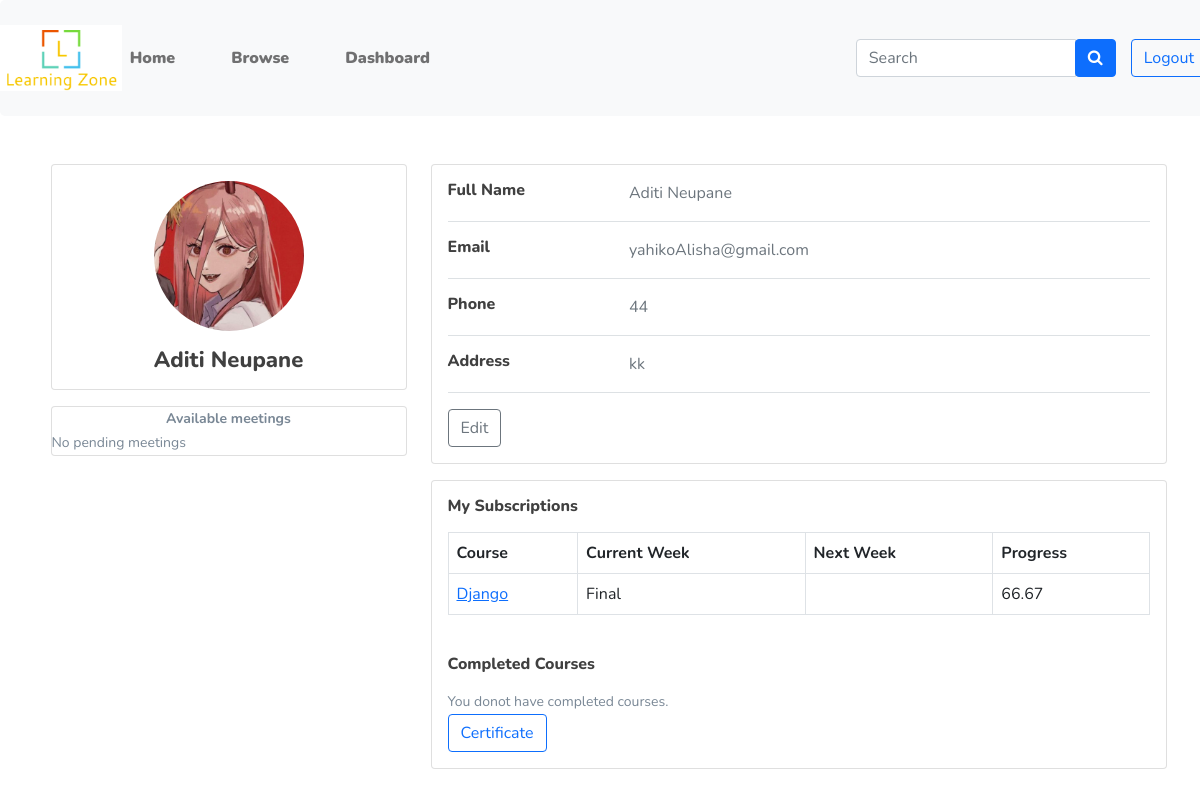
/dashboard/ (signed in), run on the app's committed database.
### main/models.py (models this page shows, shortened)
class User(AbstractUser):
  USER_TYPE_CHOICES = (
      (1, 'student'),
      (2, 'teacher'),
      (3, 'admin'),
  )
  user_type = models.PositiveSmallIntegerField(choices=USER_TYPE_CHOICES, default=3)
  def __str__(self):
      return self.first_name + " " + self.last_name

class Student(models.Model):
    user = models.OneToOneField(User, on_delete=models.CASCADE)
    photo = models.FileField(null=True)
    address = models.CharField(max_length=100, blank=True)
    phone = models.CharField(null=True, max_length=20, blank=True)
    bio = models.CharField(null=True, max_length=100, blank=True)
    def get_subscriptions(self):
        return Subscription.objects.filter(student=self, flag=True)
    def get_pending_meetings(self):
        subs = self.get_subscriptions().values('progress')
        return Meeting.objects.filter(week__in=subs)

class Subscription(models.Model):
    course = models.ForeignKey(Course, on_delete=models.CASCADE)
    student = models.ForeignKey(Student, on_delete=models.CASCADE)
    subscribed_on = models.DateField(auto_now_add=True)
    completed = models.BooleanField(default=False)
    flag = models.BooleanField(auto_created=True,default=True)
    quiz_approve = models.BooleanField(auto_created=False, default=False)
    progress = models.ForeignKey(Week, on_delete=models.CASCADE)
    quiz_marks = models.FloatField(default=0)
    week_begin = models.DateField(auto_now_add=True, null=True)
    complete_date = models.DateField(null=True)
    quiz_count = models.IntegerField(default=0)
    @property
    def total_weeks(self):
        return Week.objects.filter(course=self.course).count()
    @property
    def next_unit(self):
        try:
            return Week.objects.get(course=self.course,week_no=(self.progress.week_no+1))
        except:
            if self.progress.final:
                return self
            else:
                return self

class Course(models.Model):
    name = models.CharField(max_length=100)
    uploaded_by = models.ForeignKey(Teacher, on_delete=models.CASCADE)
    description = models.TextField(max_length=1000)
    category = models.ForeignKey(Categories, on_delete=models.SET_NULL, null=True)
    price = models.FloatField(default=0.0)
    approved = models.BooleanField(default=False)
    approval_message = models.CharField(max_length=200, null=True, blank=True)
    def __str__(self):
        return self.name

class Week(models.Model):
    course = models.ForeignKey(Course, on_delete=models.CASCADE)
    week_no = models.IntegerField()
    title = models.CharField(max_length=100, default="title")
    description = models.TextField(max_length=1000, null=True, blank=True)
    instructions = models.TextField(max_length=1000, null=True, blank=True)
    final = models.BooleanField(default=False)
    difficulty = models.IntegerField(default=1)

### main/views.py (the view, shortened to what this page needs)
# urls.py: path('dashboard/', views.dashboard, name='dashboard'),
def dashboard(request):
    print(request.user.user_type)
    if request.user.is_authenticated:
        if request.user.user_type==1:
            student=request.user.student
            context={
                        'subscriptions': request.user.student.get_subscriptions(),
                        'completed': models.Subscription.objects.filter(student=student, completed=True),
                        'student': student,
                        'pending_meetings': student.get_pending_meetings(),
                    }
            if request.method == 'GET':
                if request.GET.get('edit'):
                    context={
                        'profile_edit_form': forms.ProfileEditForm(instance=request.user.student),
                        'user_edit_form': forms.UserEditForm(instance=request.user),
                    }
                return render(request, 'student/dashboard.html', context)
    else:
        return redirect(reverse('index'))

### main/templatetags/tags.py (called while the page is built)
@register.filter
def get_percentage(sub):
    try:
        val = (sub.progress.week_no-1)/sub.total_weeks*100
        return str(round(val, 2))
    except:
        return 0

### main/templates/student/dashboard.html (shortened to what this page needs)
{% extends '../base.html'%}
{% load static %}
{% load tags%}
{% block content %}
<div class="mt-5 container">
  <div class="main-body">
    <div class="row gutters-sm">
      <div class="col-md-4 mb-3">
        <div class="card">
          <div class="card-body">
            <div class="d-flex flex-column align-items-center text-center">
              {% if request.user.student.photo %}
              <img src="{{request.user.student.photo.url}}" class="rounded-circle" width="150">
              {% else %}
              <img src="{% static '/images/avatar.png' %}" class="rounded-circle" width="150">
              {% endif %}
              <div class="mt-3">
                <h4>{{request.user}}</h4>
              </div>
            </div>
          </div>
        </div>
        <div class="card mt-3">
          <p class="text-center"><strong>Available meetings</strong></p>
          {% if pending_meetings %}
          <ul class="list-group list-group-flush">
            {% for m in pending_meetings %}
            <li class="list-group-item d-flex justify-content-between align-items-center flex-wrap">
              <h6 class="mb-0">{% if m.link %}<a href="{{m.link}}" target="_blank"  >{{m.week}}</a>{%else%}{{m.week}}{% endif %}</h6>
              <span class="text-secondary">{{m.meeting_on}}</span>
            </li>
            {% endfor %}
          </ul>
          {% else %}
          <p>No pending meetings</p>
          {% endif %}
        </div>
      </div>
      <div class="col-md-8">
        {% if profile_edit_form %}
        <div class="card mb-3">
          <div class="card-body">
            <form method="POST" action="{% url 'dashboard'%}" enctype="multipart/form-data">
              {% csrf_token %}
              <div class="row">
                <div class="col-sm-3">
                  <h6 class="mb-0">Photo</h6>
                </div>
                <div class="col-sm-9 text-secondary">
                  {{profile_edit_form.photo}}
                </div>
              </div>
              <hr>
              <div class="row">
                <div class="col-sm-3">
                  <h6 class="mb-0">First Name</h6>
                </div>
                <div class="col-sm-9 text-secondary">
                  {{user_edit_form.first_name}}
                </div>
              </div>
              <hr>
              <div class="row">
                <div class="col-sm-3">
                  <h6 class="mb-0">Last Name</h6>
                </div>
                <div class="col-sm-9 text-secondary">
                  {{user_edit_form.last_name}}
                </div>
              </div>
              <hr>
              <div class="row">
                <div class="col-sm-3">
                  <h6 class="mb-0">Email</h6>
                </div>
                <div class="col-sm-9 text-secondary">
                  {{user_edit_form.email}}
                </div>
              </div>
              <hr>
              <div class="row">
                <div class="col-sm-3">
                  <h6 class="mb-0">Bio</h6>
                </div>
                <div class="col-sm-9 text-secondary">
                  {{profile_edit_form.bio}}
                </div>
              </div>
              <hr>
              <div class="row">
                <div class="col-sm-3">
                  <h6 class="mb-0">Address</h6>
                </div>
                <div class="col-sm-9 text-secondary">
                  {{profile_edit_form.address}}
                </div>
              </div>
              <hr>
              <div class="row">
                <div class="col-sm-3">
                  <h6 class="mb-0">Phone</h6>
                </div>
                <div class="col-sm-9 text-secondary">
                  {{profile_edit_form.phone}}
                </div>
              </div>
              <hr>
              <div class="row">
                <div class="col-sm-12">
                  <input type="submit" class="btn btn-outline-primary">
                </div>
              </div>
            </form>
          </div>
        </div>
        {% else %}
        <div class="card mb-3">
          <div class="card-body">
            <div class="row">
              <div class="col-sm-3">
                <h6 class="mb-0">Full Name</h6>
              </div>
              <div class="col-sm-9 text-secondary">
                {{request.user.first_name}} {{request.user.last_name}}
              </div>
            </div>
            <hr>
            <div class="row">
              <div class="col-sm-3">
                <h6 class="mb-0">Email</h6>
              </div>
              <div class="col-sm-9 text-secondary">
                {{request.user.email}}
              </div>
            </div>
            <hr>
            <div class="row">
              <div class="col-sm-3">
                <h6 class="mb-0">Phone</h6>
              </div>
              <div class="col-sm-9 text-secondary">
                {{student.phone}}
              </div>
            </div>
            <hr>
            <div class="row">
              <div class="col-sm-3">
                <h6 class="mb-0">Address</h6>
              </div>
              <div class="col-sm-9 text-secondary">
                {{student.address}}
              </div>
            </div>
            <hr>
            <div class="row">
              <div class="col-sm-12">
                <form method="GET" action="{% url 'dashboard'%}">
                  <button type="submit" class="btn btn-outline-secondary">Edit</button>
                </form>
              </div>
            </div>
          </div>
        </div>
        <div class="card mb-3">
          <div class="card-body">
            <h6 class="d-flex align-items-center mb-3">My Subscriptions</h6>
            {% if subscriptions %}
            <table class="table table-bordered">
              <thead>
                <tr>
                  <th>Course</th>
                  <th>Current Week</th>
                  <th>Next Week</th>
                  <th>Progress</th>
                </tr>
              </thead>
              {% for sub in subscriptions %}
              {% if not sub.completed %}
              <tr>
                <td><a href="{% url 'study' sub.course.id %}">{{sub.course}}</a></td>
                <td>{{sub.progress.title}}</td>
                <td>{{sub.next_unit.title}}</td>
                <td>{{sub|get_percentage}}</td>
              </tr>
              {% endif %}
              {% endfor %}
            </table>
            {% else %}<p>You havent subscribed in any course.</p>{% endif %}
            <br>
            <h6 class="d-flex align-items-center mb-3">Completed Courses</h6>
            {% if completed %}
            {% for sub in completed %}
            <a href="{% url 'study' sub.course.id %}">{{sub.course}}</a>
            {% endfor %}
            <br>
            <a href="{% url 'download_certificate' %}" class="btn btn-outline-primary">Certificate</a>
            {% else %}
            <p>You donot have completed courses.</p>
            <a href="{% url 'download_certificate' %}" class="btn btn-outline-primary">Certificate</a>
            {% endif %}
          </div>
        </div>
        {% endif %}
      </div>
    </div>
  </div>
</div>
{% endblock %}

### main/static/css/default.css (style rules this page uses)
.mt-5 { margin-top: 5px; }

### main/static/css/style.css (style rules this page uses)
body { font-family: "Nunito", sans-serif; font-weight: normal; font-style: normal; color: #798795; overflow-X: hidden; }
* { margin: 0; padding: 0; -webkit-box-sizing: border-box; -moz-box-sizing: border-box; box-sizing: border-box; }
img { max-width: 100%; }
i, span, a { display: inline-block; }
audio, canvas, iframe, img, svg, video { vertical-align: middle; }
h1, h2, h3, h4, h5, h6 { font-family: "Nunito", sans-serif; font-weight: 800; color: #404040; margin: 0px; }
h4 { font-size: 22px; }
h6 { font-size: 16px; }
p { font-size: 14px; font-weight: 400; line-height: 24px; color: #798795; margin: 0px; font-family: "Nunito", sans-serif; }

### data on the page
User: user.student.photo (picture), user "Aditi Neupane", user.first_name "Aditi", user.last_name "Neupane", user.email "yahikoAlisha@gmail.com"
Student: phone "44", address "kk"
Subscription: course "Django", progress "Final", progress+course "66.67"
